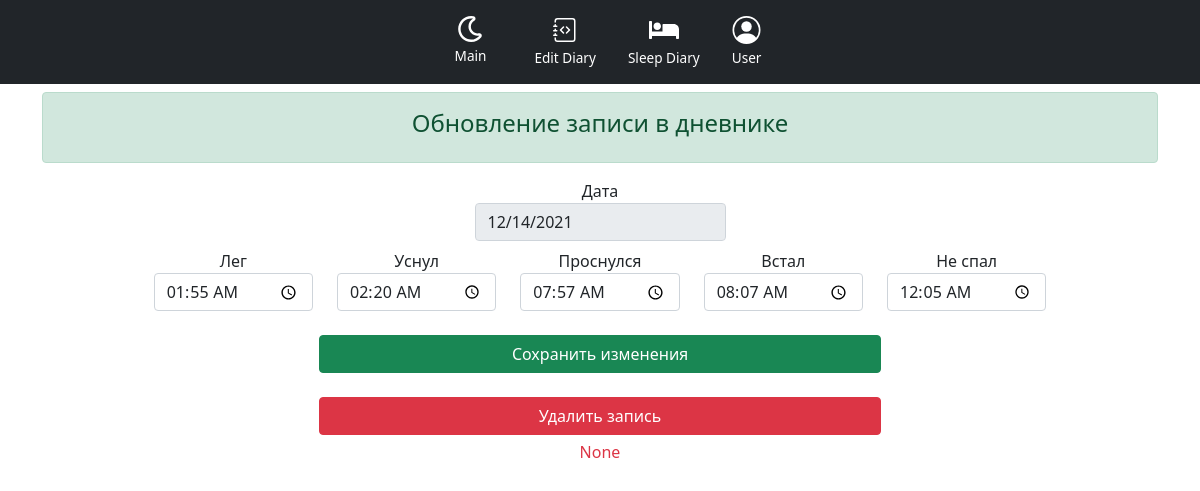
Before: /sleep/update/2021-12-14 (signed in) with the older database file.
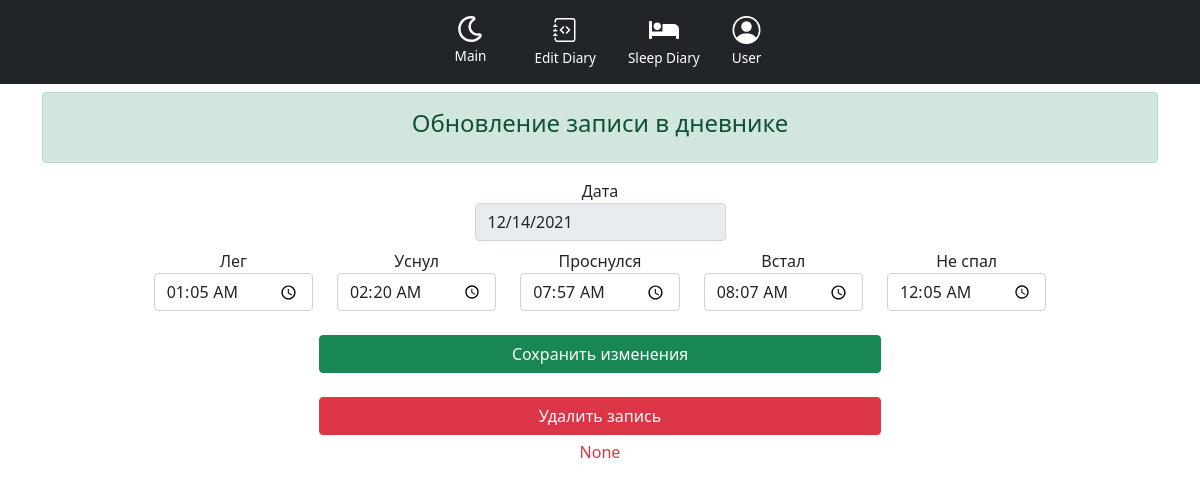
After: the same page with the newer database file.
### app/model/models.py (models this page shows, shortened)
class Notation(db.Model):
    __tablename__ = 'notation'
    id = db.Column(db.Integer, primary_key=True)
    calendar_date = db.Column(db.Date, nullable=False)
    bedtime = db.Column(db.Time, nullable=False)
    asleep = db.Column(db.Time, nullable=False)
    awake = db.Column(db.Time, nullable=False)
    rise = db.Column(db.Time, nullable=False)
    without_sleep = db.Column(db.Time, nullable=False)
    user_id = db.Column(db.Integer, db.ForeignKey('user.id'), nullable=False)
    user = db.relationship('User', lazy=True, backref=db.backref('notations', lazy=True))
    __table_args__ = (UniqueConstraint('calendar_date', 'user_id', name='uniq_calendar_date_for_user'),)

### app/all_routes.py (the view)
@app.route('/sleep/update/<notation_date>', methods=['GET'])
def get_diary_entry_update_page(notation_date):
    return render_diary_entry_update_page(notation_date)

### app/controller/queries.py (called while the page is built)
def get_user(user_id: str):
    return db.session.query(User).get(user_id)

def get_notation_by_date(notation_date):
    return db.session.query(Notation).filter_by(user_id=current_user.id, calendar_date=notation_date).one()

### app/view_functions/general.py (called while the page is built)
@app.context_processor
def get_mode():
    g.mode = ''
    if os.getenv('FLASK_ENV') != "production":
        g.mode = os.getenv('FLASK_ENV')
    return dict(mode=g.mode)

@login_manager.user_loader
def load_user(user_id):
    try:
        return get_user(user_id)
    except sqlalchemy.exc.ProgrammingError as err:
        return flash('Таблица "User" - не создана.'), flash(err.args[0])
    except Exception as err:
        return display_unknown_error(err)

### app/view_functions/update_diary_entry.py (called while the page is built)
@login_required
def render_diary_entry_update_page(notation_date):
    notation = get_notation_by_date(notation_date)
    return render_template(
        "edit_notation.html",
        notation=notation
    )

### app/templates/edit_notation.html (shortened to what this page needs)
{% extends 'base.html' %}
{% block edit_notation %}
        <div class="alert alert-success text-center my-2">
        <h4>Обновление записи в дневнике</h4>
        </div>
        <div class=" p-2">
            <form class="row justify-content-center" method="POST" enctype="multipart/form-data">
                <div class="row justify-content-center">
                    <div class="col-md-3 col-12 text-center mb-2">
                    <label class="sr-only" for="calendar_date">Дата</label>
                    <input disabled type="date" name="calendar_date" id="calendar_date" class="form-control" value="{{ notation.calendar_date }}">
                    </div>
                </div>
                <div class="row justify-content-center">
                    <div class="col-md-2 col-12 text-center">
                        <label class="sr-only" for="bedtime">Лег</label>
                        <input required type="time" name="bedtime" id="bedtime" class="form-control" value="{{ notation.bedtime }}">
                    </div>
                    <div class="col-md-2 col-12 text-center">
                        <label class="sr-only" for="asleep">Уснул</label>
                        <input required type="time" name="asleep" id="asleep" class="form-control" value="{{ notation.asleep }}">
                    </div>
                    <div class="col-md-2 col-12 text-center">
                        <label class="sr-only" for="awake">Проснулся</label>
                        <input required type="time" name="awake" id="awake" class="form-control" value="{{ notation.awake }}">
                    </div>
                    <div class="col-md-2 col-12 text-center">
                        <label class="sr-only" for="rise">Встал</label>
                        <input required type="time" name="rise" id="rise" class="form-control" value="{{ notation.rise }}">
                    </div>
                    <div class="col-md-2 col-12 text-center">
                        <label class="sr-only" for="without_sleep">Не спал</label>
                        <input required type="time" name="without_sleep" id="without_sleep" class="form-control" value="{{ notation.without_sleep }}">
                    </div>
                </div>
                    <input type="submit"  class="btn btn-success mt-4 mx-2 w-50" name="update_save" id="update_save" value="Сохранить изменения">
                    {% if request_delete_notation %}
                    <input type="submit" class="btn btn-danger mt-4 mx-2 w-50" name="delete_notation_2" id="delete_notation_2" value="Да, удалить запись из дневника">
                    {% else %}
                    <input type="submit" class="btn btn-danger mt-4 mx-2 w-50" name="delete_notation_1" id="delete_notation_1" value="Удалить запись">
                    {% endif %}
            </form>
        </div>
{% endblock %}

### app/templates/base.html (shortened to what this page needs)
<!DOCTYPE html>
<html lang="ru">
<head>
    <link href="{{ url_for('static', filename='css/bootstrap.min.css') }}" rel="stylesheet">
    <link href="{{ url_for('static', filename='css/bootstrap-icons.css') }}" rel="stylesheet">
    <link href="{{ url_for('static', filename='css/main.css') }}" rel="stylesheet">
</head>
<body>
<header>
    <div class="px-3 py-2 bg-dark text-white">
      <div class="container">
        <div class="d-flex flex-wrap align-items-center justify-content-center">
          <ul class="nav col-12 col-lg-auto my-2 my-md-0 justify-content-center text-small">
            <li>
              <a href="{{ url_for('get_main_page') }}" class="nav-link text-white mx-3">
                Main
              </a>
            </li>
            <li>
              <a href="{{ url_for('edit_diary') }}" class="nav-link text-white ">
                <svg class="bi d-block mx-auto mb-1" width="24" height="28"><use href="/static/img/bootstrap-icons.svg#journal-code"></use></svg>
                Edit Diary
              </a>
            </li>
            <li>
              <a href="{{ url_for('get_sleep_diary_entries') }}" class="nav-link text-white">
                Sleep Diary
              </a>
            </li>
            <li>
              <a href="{{ url_for('get_login_page') }}" class="nav-link text-white">
                  <svg class="bi d-block mx-auto mb-1" width="29" height="28">
                      <use href="/static/img/bootstrap-icons.svg#person-circle"></use>
                  </svg>
                  User
              </a>
            </li>
          </ul>
        </div>
      </div>
    </div>
</header>
<div class="container">
    {% block edit_notation %}{% endblock %}
    <h6 class="text-danger text-center">{{ mode }}</h6>
</div>
</body>
</html>

### app/static/css/main.css (style rules this page uses)
.bi { vertical-align: -.125em; fill: currentColor; }
.text-small { font-size: 85%; }

Changed rows visible on the page:
changed Notation: bedtime "01:55:00" → "01:05:00"
